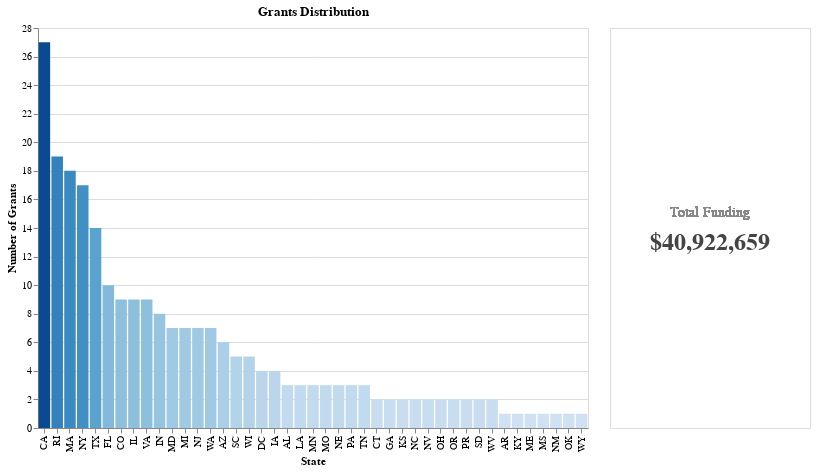

The cell this chart's notebook holds for it:
### Code cell
import altair as alt
import pandas as pd

# 0. SETUP
alt.data_transformers.enable("default")

# 1. DATA PREPARATION
q1_df = (
    df_grants.groupby(["state", "year"])
    .agg(grants_count=("award_id", "count"), total_amount=("award_amount", "sum"))
    .reset_index()
)

# 2. CREATE SELECTIONS
min_year = int(q1_df["year"].min())
max_year = int(q1_df["year"].max())

slider = alt.binding_range(min=min_year, max=max_year, step=1, name="Select Year: ")

try:
    # Modern Altair
    year_select = alt.selection_point(
        name="year_select", fields=["year"], bind=slider, value=[{"year": max_year}]
    )
    state_select = alt.selection_point(
        name="state_select", fields=["state"], empty="all"
    )
except AttributeError:
    # Older Altair
    year_select = alt.selection_single(
        name="year_select", fields=["year"], bind=slider, init={"year": max_year}
    )
    state_select = alt.selection_single(
        name="state_select", fields=["state"], empty="all"
    )

# 3. CHART A: MAIN BAR CHART
bars = (
    alt.Chart(q1_df)
    .mark_bar()
    .encode(
        x=alt.X("state:N", sort="-y", title="State"),
        y=alt.Y("grants_count:Q", title="Number of Grants"),
        color=alt.condition(
            state_select,
            alt.Color("grants_count:Q", scale=alt.Scale(scheme="blues"), legend=None),
            alt.value("#f0f0f0"),  # Very light gray for unselected
        ),
        tooltip=[
            alt.Tooltip("state:N"),
            alt.Tooltip("grants_count:Q"),
            alt.Tooltip("total_amount:Q", format="$,.0f"),
        ],
    )
    .transform_filter(year_select)
    .properties(width=550, height=400, title="Grants Distribution")
)

# 4. CHART B: KPI TEXT (Subtle & Professional)
# We layer two text marks: one for the label, one for the number
base_text = (
    alt.Chart(q1_df).transform_filter(year_select).transform_filter(state_select)
)

# Layer 1: The Label "Total Funding"
label = base_text.mark_text(
    align="center", color="#888", fontSize=14, dy=-15  # Light gray  # Move up slightly
).encode(text=alt.value("Total Funding"), y=alt.value(200), x=alt.value(100))

# Layer 2: The Value (The Number)
value = base_text.mark_text(
    align="center",
    color="#444",  # Darker gray (but not black)
    fontSize=24,  # Smaller than 40
    fontWeight="bold",
    dy=15,  # Move down slightly
).encode(
    text=alt.Text("sum(total_amount):Q", format="$,.0f"),
    y=alt.value(200),
    x=alt.value(100),
)

kpi_section = (label + value).properties(width=200, height=400)

# 5. DISPLAY (Combine and Attach Slider)
# Attaching add_params to the final object puts the slider at the bottom
final_q1 = (
    (bars | kpi_section)
    .add_params(year_select, state_select)
    .resolve_scale(color="independent")
)

final_q1

### Figure 1 — Vega-Lite specification as saved in the notebook (floating-point values rounded to 4 significant figures; data arrays with more than 128 entries replaced by an {"elided": "..."} marker saying what was removed)
{"config": {"view": {"continuousWidth": 300, "continuousHeight": 300}}, "hconcat": [{"mark": {"type": "bar"}, "encoding": {"color": {"condition": {"param": "state_select", "empty": true, "field": "grants_count", "legend": null, "scale": {"scheme": "blues"}, "type": "quantitative"}, "value": "#f0f0f0"}, "tooltip": [{"field": "state", "type": "nominal"}, {"field": "grants_count", "type": "quantitative"}, {"field": "total_amount", "format": "$,.0f", "type": "quantitative"}], "x": {"field": "state", "sort": "-y", "title": "State", "type": "nominal"}, "y": {"field": "grants_count", "title": "Number of Grants", "type": "quantitative"}}, "height": 400, "name": "view_24", "title": "Grants Distribution", "transform": [{"filter": {"param": "year_select"}}], "width": 550}, {"layer": [{"mark": {"type": "text", "align": "center", "color": "#888", "dy": -15, "fontSize": 14}, "encoding": {"text": {"value": "Total Funding"}, "x": {"value": 100}, "y": {"value": 200}}, "name": "view_23", "transform": [{"filter": {"param": "year_select"}}, {"filter": {"param": "state_select", "empty": true}}]}, {"mark": {"type": "text", "align": "center", "color": "#444", "dy": 15, "fontSize": 24, "fontWeight": "bold"}, "encoding": {"text": {"aggregate": "sum", "field": "total_amount", "format": "$,.0f", "type": "quantitative"}, "x": {"value": 100}, "y": {"value": 200}}, "transform": [{"filter": {"param": "year_select"}}, {"filter": {"param": "state_select", "empty": true}}]}], "height": 400, "width": 200}], "data": {"name": "data-9bec50a19bbb2e035120a0b16956914c"}, "params": [{"name": "year_select", "select": {"type": "point", "fields": ["year"]}, "bind": {"input": "range", "max": 2024, "min": 2020, "name": "Select Year: ", "step": 1}, "value": [{"year": 2024}], "views": ["view_24", "view_23"]}, {"name": "state_select", "select": {"type": "point", "fields": ["state"]}, "views": ["view_24", "view_23"]}], "resolve": {"scale": {"color": "independent"}}, "$schema": "https://vega.github.io/schema/vega-lite/v5.20.1.json", "datasets": {"data-9bec50a19bbb2e035120a0b16956914c": {"elided": "231 records"}}}
